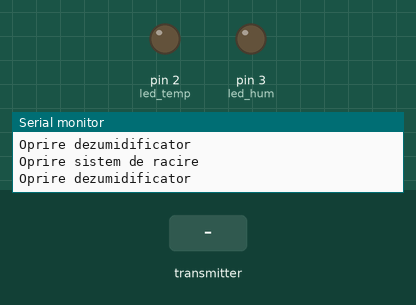
This sketch was run on a simulated Arduino Uno, built with avr-gcc and run on an emulated ATmega328P. Shown: output pins drawn as LEDs (lit = HIGH), the last lines printed to the serial monitor. Inputs (shaded band) come from the test bench. No radio packets arrive unless stated.

Above: at 1.7 s.
1.8 s: the transmitter starts sending tempL = 1
At 2.7 s:
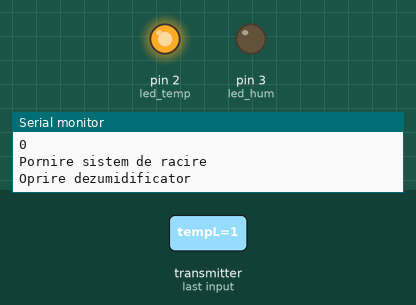
3.4 s: the transmitter starts sending humL = 1
At 4.7 s:
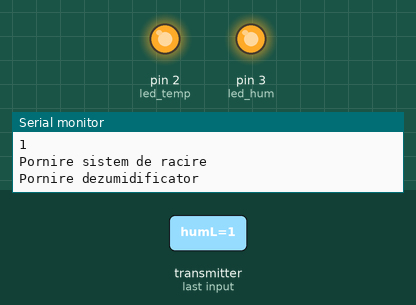
5.4 s: the transmitter starts sending tempL = 0
At 6.7 s:
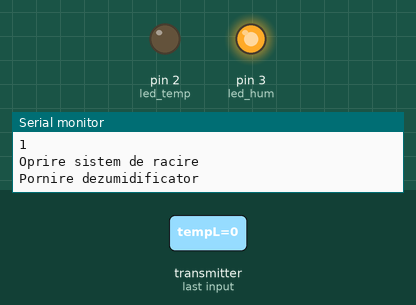
7.4 s: the transmitter starts sending humL = 0
At 8.8 s:
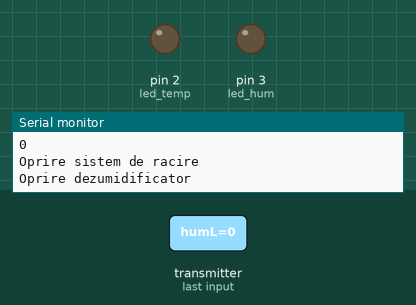
Timing chart, 0 to 10.4 s (numbered marks = the images above; inputs shaded):
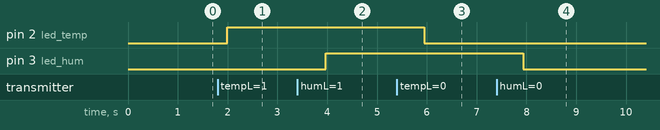

Measured:
- after the input at 1.8 s, pin 2 (led_temp): LOW → HIGH after 0.19 s
- after the input at 3.4 s, pin 3 (led_hum): LOW → HIGH after 0.57 s
- after the input at 5.4 s, pin 2 (led_temp): HIGH → LOW after 0.55 s
- after the input at 7.4 s, pin 3 (led_hum): HIGH → LOW after 0.53 s

The sketch:

modul_receptie.ino
```cpp
#include <SPI.h>
#include "RF24.h"
#include <Arduino_FreeRTOS.h>
#include "semphr.h"

RF24 radio (7, 8);
int led_temp = 2;
int led_hum = 3;
byte addresses1[][6] = {"AdrTX"};
byte addresses2[][6] = {"AdrRx"};

typedef struct {
  boolean tempL ;
  boolean humL ;
} STRUCT;
STRUCT limits;

SemaphoreHandle_t xBinarySemaphore;

void TaskRecData(void *pvParameters);
void TaskCheckTemp(void *pvParameters);
void TaskCheckHum(void *pvParameters);

TaskHandle_t Task_Handle1;
TaskHandle_t Task_Handle2;
TaskHandle_t Task_Handle3;

void setup() {
  // put your setup code here, to run once:
  pinMode(led_temp,OUTPUT);
  pinMode(led_hum,OUTPUT);
  Serial.begin(9600);
  radio.begin();
  radio.setChannel(100);
  radio.setPALevel(RF24_PA_LOW);
  radio.setDataRate(RF24_250KBPS);
  /*
  radio.setAutoAck(1);
  radio.enableAckPayload();
  radio.enableDynamicPayloads();
  radio.setRetries(15, 15);
  radio.setCRCLength(RF24_CRC_8);
  */
  radio.openReadingPipe(1, addresses1[0]);
  radio.startListening();

  xBinarySemaphore = xSemaphoreCreateBinary();
  xTaskCreate(TaskRecData,"Task1",256,NULL,0,&Task_Handle1);
  xTaskCreate(TaskCheckTemp,"Task2",256,NULL,0,&Task_Handle2);
  xTaskCreate(TaskCheckHum,"Task3",256,NULL,0,&Task_Handle3);
  xSemaphoreGive(xBinarySemaphore);

}

void loop() {
  // put your main code here, to run repeatedly:

}

void TaskRecData(void *pvParameters){
  (void) pvParameters;

  for (;;) {
    xSemaphoreTake(xBinarySemaphore,portMAX_DELAY);
    if (radio.available())
    {
      radio.read( &limits, sizeof(limits));
      Serial.println(limits.tempL);
      Serial.println(limits.humL);
    }
    xSemaphoreGive(xBinarySemaphore);
    vTaskDelay(1000/portTICK_PERIOD_MS);
  }
}

void TaskCheckTemp(void *pvParameters){
  (void) pvParameters;

  for (;;) {
    xSemaphoreTake(xBinarySemaphore,portMAX_DELAY);
    if(limits.tempL == true){
      Serial.println("Pornire sistem de racire");
      digitalWrite(led_temp, HIGH);
    }else{
      Serial.println("Oprire sistem de racire");
      digitalWrite(led_temp, LOW);
    }
    xSemaphoreGive(xBinarySemaphore);
    vTaskDelay(1000/portTICK_PERIOD_MS);
  }
}

void TaskCheckHum(void *pvParameters){
  (void) pvParameters;

  for (;;) {
    xSemaphoreTake(xBinarySemaphore,portMAX_DELAY);
    if(limits.humL == true){
      Serial.println("Pornire dezumidificator ");
      digitalWrite(led_hum, HIGH);
    }else{
      Serial.println("Oprire dezumidificator ");
      digitalWrite(led_hum, LOW);
    }
    xSemaphoreGive(xBinarySemaphore);
    vTaskDelay(1000/portTICK_PERIOD_MS);
  }
}
```
